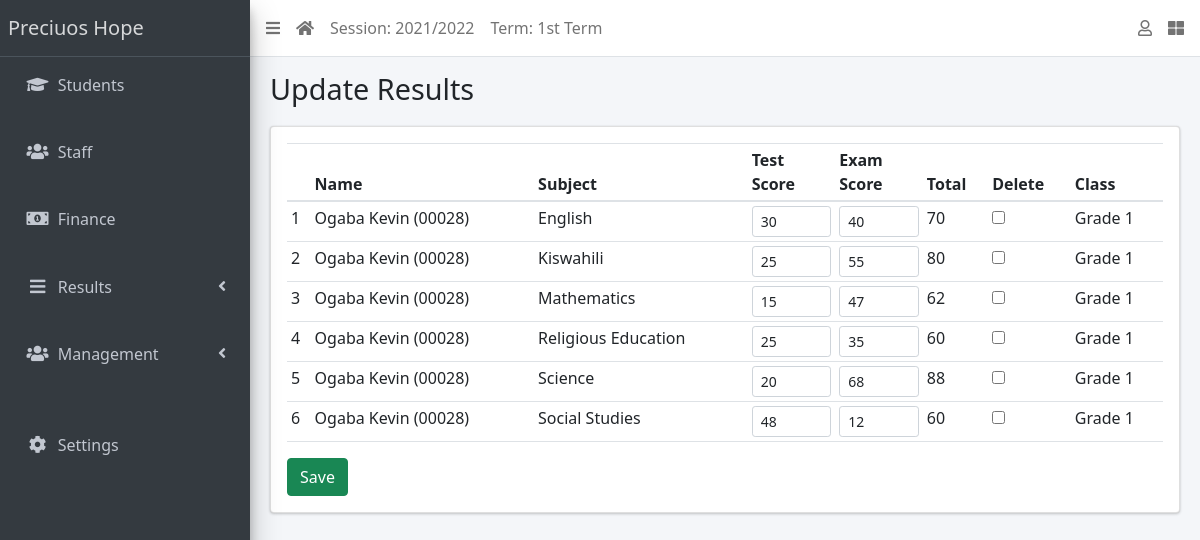
The app's page /results/edit-results/ (signed in) with its own data.
### apps/management/models.py (models this page shows, shortened)
class AcademicSession(models.Model):
    name = models.CharField(max_length=200, unique=True)
    current = models.BooleanField(default=True)
    created_by = models.ForeignKey(settings.AUTH_USER_MODEL, on_delete=models.DO_NOTHING, null=True)
    class Meta:
        ordering = ['name']

class AcademicTerm(models.Model):
    name = models.CharField(max_length=20, unique=True)
    guide = models.ForeignKey(Staff, on_delete=models.CASCADE, null=True, default=None)
    current = models.BooleanField(default=True)
    created_by = models.ForeignKey(settings.AUTH_USER_MODEL, on_delete=models.DO_NOTHING, null=True)
    class Meta:
        ordering = ['name']

class SiteConfig(models.Model):
    key = models.SlugField()
    value = models.CharField(max_length=250)

class Subject(models.Model):
    name = models.CharField(max_length=150, unique=True)
    created_by = models.ForeignKey(settings.AUTH_USER_MODEL, on_delete=models.DO_NOTHING, null=True)
    class Meta:
        ordering = ['name']
    def __str__(self):
        return self.name

class Stud_Class(models.Model):
    name = models.CharField(max_length=200, unique=True)
    created_by = models.ForeignKey(settings.AUTH_USER_MODEL, on_delete=models.DO_NOTHING, null=True)
    class Meta:
        verbose_name = "Class"
        verbose_name_plural = "Classes"
        ordering = ['name']
    def __str__(self):
        return self.name

### apps/results/models.py (models this page shows, shortened)
class Result(models.Model):
    student = models.ForeignKey(Student, on_delete=models.CASCADE)
    session = models.ForeignKey(AcademicSession, on_delete=models.CASCADE)
    term = models.ForeignKey(AcademicTerm, on_delete=models.CASCADE)
    current_class = models.ForeignKey(Stud_Class, on_delete=models.CASCADE)
    subject = models.ForeignKey(Subject, on_delete=models.CASCADE)
    test_score = models.IntegerField(default=0)
    exam_score = models.IntegerField(default=0)
    created_by = models.ForeignKey( settings.AUTH_USER_MODEL, on_delete=models.DO_NOTHING, null=True)
    class Meta:
        ordering = ["subject"]
        unique_together = ['subject', 'student']
    def total_score(self):
        return self.test_score + self.exam_score

### apps/students/models.py (models this page shows, shortened)
class Student(models.Model):
    STATUS_CHOICES = [("active", "Active"), ("inactive", "Inactive")]
    GENDER_CHOICES = [("male", "Male"), ("female", "Female")]
    current_status = models.CharField(
        max_length=10, choices=STATUS_CHOICES, default="active")
    registration_number = models.CharField(max_length=200, unique=True)
    first_name = models.CharField(max_length=200)
    surname = models.CharField(max_length=200, blank=True)
    last_name = models.CharField(max_length=200)
    gender = models.CharField(max_length=10, choices=GENDER_CHOICES, default="male")
    date_of_birth = models.DateField(default=timezone.now)
    current_class = models.ForeignKey(to="management.Stud_Class", on_delete=models.SET_NULL, blank=True, null=True)
    date_of_admission = models.DateField(default=timezone.now)
    mobile_num_regex = RegexValidator(
        regex="^[0-9]{10,15}$", message="Enter a valid phone number")
    student_mobile = models.CharField(
        validators=[mobile_num_regex], max_length=14, blank=False)
    student_email = models.EmailField(null=True)
    parent_mobile = models.CharField(
        validators=[mobile_num_regex], max_length=14, blank=True)
    parent_email = models.EmailField(null=True)
    address = models.TextField(blank=True)
    passport = models.ImageField(blank=True, upload_to="students/passports/")
    class Meta:
        ordering = ["last_name", "surname", "first_name"]
    def __str__(self):
        return f"{self.last_name} {self.surname} {self.first_name}  ({self.registration_number})"

### apps/results/views.py (the view)
# urls.py: path("edit-results/", edit_results, name="edit-results"),
@login_required
@user_passes_test(user_is_staff)
def edit_results(request):
    if request.method == "POST":
        form = EditResults(request.POST)
        if form.is_valid():
            form.save()
            messages.success(request, "Results successfully updated")
            return redirect("edit-results")
    else:
        results = Result.objects.filter(session=request.current_session, term=request.current_term)
        form = EditResults(queryset=results)
    return render(request, "results/edit_results.html", {"formset": form})

### apps/management/context_processors.py (called while the page is built)
def site_defaults(request):
    current_session = AcademicSession.objects.get(current=True)
    current_term = AcademicTerm.objects.get(current=True)
    vals = SiteConfig.objects.all()
    context = {
        'current_session': current_session.name,
        'current_term': current_term.name
    }
    for val in vals:
        context[val.key] = val.value
    return context

### apps/management/views.py (called while the page is built)
def user_is_staff(user):
    return user.is_staff

### apps/results/templates/results/edit_results.html (shortened to what this page needs)
{% extends 'base.html' %}
{% load widget_tweaks %}
{% block title %}
Update Results
{% endblock title %}
{% block content %}
<form method="POST">
  <table id="studenttable" class="table table-sm">
    <thead>
      <tr>
        <th></th>
        <th>Name</th>
        <th>Subject</th>
        <th>Test Score</th>
        <th>Exam Score</th>
        <th>Total</th>
        <th>Delete</th>
        <th>Class</th>
      </tr>
    </thead>
    <tbody>
      {% for form in formset %}
        <tr>
          <td>{{forloop.counter }}</td>
          <td>{{form.instance.student }}</td>
          <td>{{form.instance.subject}}</td>
          <td style="width: 10%;">{{form.test_score | add_class:"form-control form-control-sm"}}</td>
          <td style="width: 10%;">{{form.exam_score | add_class:"form-control form-control-sm"}}</td>
          <td>{{form.instance.total_score}}</td>
          <td>{{form.DELETE}}</td>
          <td>{{form.instance.current_class}}</td>
        </tr>
      {% endfor %}
    </tbody>
  </table>
  <input type="submit" class="btn btn-success" value="Save">
  </form>
{% endblock content %}

### templates/base.html (shortened to what this page needs)
{% load static %}
<!DOCTYPE html>
<html lang="en">
<head>
  <link rel="stylesheet" href="{% static 'plugins/fontawesome-free/css/all.min.css' %}">
  <link rel="stylesheet" href="{% static 'plugins/toastr/toastr.min.css' %}">
  <link rel="stylesheet"
    href="{% static 'plugins/overlayScrollbars/css/OverlayScrollbars.min.css' %}">
  <link rel="stylesheet" href="{% static 'plugins/Datatables/datatables.min.css' %}" />
  <link rel="stylesheet" href="{% static 'dist/css/adminlte.min.css' %}">
  <link href="https://cdn.jsdelivr.net/npm/bootstrap@5.1.1/dist/css/bootstrap.min.css" rel="stylesheet">
</head>
<body
  class="hold-transition sidebar-mini layout-fixed layout-navbar-fixed layout-footer-fixed">
  <div class="wrapper">
    <nav class="main-header navbar navbar-expand navbar-white navbar-light">
      <ul class="navbar-nav">
        <li class="nav-item">
          <a class="nav-link" data-widget="pushmenu" href="#" role="button"><i
              class="fas fa-bars"></i></a>
        </li>
        <li class="nav-item d-none d-sm-inline-block">
          <a href="{% url 'home' %} " class="nav-link"><i class="fa fa-home"></i></a>
        </li>
        <li class="nav-item d-none d-sm-inline-block">
          <a href="{% url 'current-session' %}" class="nav-link">Session: {{ current_session }}</a>
        </li>
        <li class="nav-item d-none d-sm-inline-block">
          <a href="{% url 'current-session' %}" class="nav-link">Term: {{ current_term }}</a>
        </li>
      </ul>
      <ul class="navbar-nav ml-auto">
        <li class="nav-item dropdown">
          <a class="nav-link" data-toggle="dropdown" href="#">
            <i class="far fa-user"></i>
          </a>
        </li>
        <li class="nav-item">
          <a class="nav-link" data-widget="control-sidebar" data-slide="true"
            href="#" role="button"><i class="fas fa-th-large"></i></a>
        </li>
      </ul>
    </nav>
    <aside class="main-sidebar sidebar-dark-primary elevation-4">
      <a href="{% url 'home' %}" class="brand-link">{{ school_name | default:"School" }}</a>
      <div class="sidebar">
        <nav class="mt-2">
          <ul class="nav nav-pills nav-sidebar flex-column"
            data-widget="treeview" role="menu" data-accordion="false">
            <li class="nav-item">
              <a href="{% url 'student-list' %}" class="nav-link">
                <i class="nav-icon fas fa-graduation-cap"></i>
                <p>
                  Students
                </p>
              </a>
            </li>
            <br>
            <li class="nav-item">
              <a href="{% url 'staff-list' %}" class="nav-link">
                <i class="nav-icon fas fa-users"></i>
                <p>
                  Staff
                </p>
              </a>
            </li>
            <br>
            <li class="nav-item">
              <a href="{% url 'invoice-list' %}" class="nav-link">
                <i class="nav-icon fas fa-money-bill-alt"></i>
                <p>
                  Finance
                </p>
              </a>
            </li>
            <br>
            <li class="nav-item has-treeview">
              <a href="#" class="nav-link">
                <i class="nav-icon fas fa-bars"></i>
                <p>
                  Results
                  <i class="fas fa-angle-left right"></i>
                </p>
              </a>
            </li>
            <br>
            <li class="nav-item has-treeview">
              <a href="#" class="nav-link">
                <i class="nav-icon fas fa-users"></i>
                <p>
                  Management
                  <i class="fas fa-angle-left right"></i>
                </p>
              </a>
            </li>
            <br>
            <br>
            <li class="nav-item">
              <a href="{% url 'configs' %}" class="nav-link">
                <i class="nav-icon fas fa-cog"></i>
                <p>
                  Settings
                </p>
              </a>
            </li>
          </ul>
        </nav>
      </div>
    </aside>
    <div class="content-wrapper">
      <section class="content-header">
        <div class="container-fluid">
          <div class="row mb-1">
            <div class="col-sm-8">
              <h1>{% block title %}{% endblock title %}</h1>
            </div>
            <div class="col-sm-4">
            </div>
          </div>
        </div>
      </section>
      <section class="content">
        <div class="container-fluid">
          <div class="row">
            <div class="col-md-12">
              {% block fullcard %}
              <div class="card">
                <div class="card-body">
                  <div class="row">
                    <div class="col">
                      {% block content %}
                      {% endblock content %}
                    </div>
                  </div>
                </div>
              </div>
              {% endblock fullcard %}
            </div>
          </div>
        </div>
      </section>
    </div>
  </div>
</body>
</html>

### records on screen
AcademicSession: name "2021/2022"
AcademicTerm: name "1st Term"
SiteConfig: value "Preciuos Hope"
Result: instance.student "Ogaba Kevin (00028)", instance.subject "English", instance.total_score "70", instance.current_class "Grade 1"
Result: instance.student "Ogaba Kevin (00028)", instance.subject "Kiswahili", instance.total_score "80", instance.current_class "Grade 1"
Result: instance.student "Ogaba Kevin (00028)", instance.subject "Mathematics", instance.total_score "62", instance.current_class "Grade 1"
Result: instance.student "Ogaba Kevin (00028)", instance.subject "Religious Education", instance.total_score "60", instance.current_class "Grade 1"
Result: instance.student "Ogaba Kevin (00028)", instance.subject "Science", instance.total_score "88", instance.current_class "Grade 1"
Result: instance.student "Ogaba Kevin (00028)", instance.subject "Social Studies", instance.total_score "60", instance.current_class "Grade 1"
